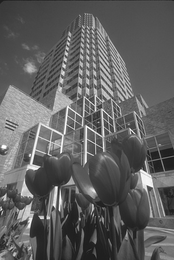
%> input picture cs558/cs558s18_hw1/red.pgm, 174 x 260 px, shrunk from 321 x 481 before the run
$ octave --eval "main;"   (GNU Octave 9; MATLAB toolbox functions it lacks are replaced by stand-ins)
%> lines starting %> are read from the running program, lines starting %| are printed output that depends on the picture
function main()
red = imread('red.pgm');
%> red is the input picture: size 260x174 uint8; min 23, max 255, mean 95.9
plane = imread('plane.pgm');
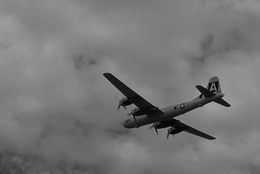
%> input picture cs558/cs558s18_hw1/plane.pgm, 260 x 174 px, shrunk from 481 x 321 before the run
%> plane is the input picture: size 174x260 uint8; min 0, max 173, mean 118.3
kangaroo = imread('kangaroo.pgm');
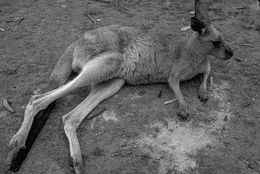
%> input picture cs558/cs558s18_hw1/kangaroo.pgm, 260 x 174 px, shrunk from 481 x 321 before the run
%> kangaroo is the input picture: size 174x260 uint8; min 0, max 252, mean 99.5
prompt = 'What is the sigma value? ';
sigma = input(prompt);
%> the answer given: 2
redGauss = filter('gaussian', red, 0 ,sigma);
planeGauss = filter('gaussian', plane, 0, sigma);
kangarooGauss = filter('gaussian', kangaroo, 0, sigma);
redSobel = filter('sobel', red, 250);
planeSobel = filter('sobel', plane, 115);
kangarooSobel = filter('sobel', kangaroo, 200);
redNMS = nonMaxSupp(red);
planeNMS = nonMaxSupp(plane);
kangarooNMS = nonMaxSupp(kangaroo);
%{
figure,imshow(redGauss); title('Gaussian filter on red image');
figure,imshow(planeGauss); title('Gaussian filter on plane image');
figure,imshow(kangarooGauss); title('Gaussian filter on kangaroo image');
figure,imshow(redSobel); title('Sobel Edge Detection on red image');
figure,imshow(planeSobel); title('Sobel Edge Detection on plane image');
figure,imshow(kangarooSobel); title('Sobel Edge Detection on kangaroo image');
figure,imshow(redNMS); title('Non-Maximum Suppression on red image');
figure,imshow(planeNMS); title('Non-Maximum Suppression on plane image');
figure,imshow(kangarooNMS); title('Non-Maximum Suppression on kangaroo image');
%}
end

function f=filter(type,pic,threshold, sigma)
%> called with type = 'gaussian', threshold = 0, sigma = 2
if strcmp(type, 'gaussian')
   doubP = double(pic);
   siz = 5;
   [x, y] = meshgrid(-siz:siz, -siz:siz);
   exponent = -(x.^2 + y.^2) / (2 * (sigma^2));
   gaus = exp(exponent)/(2*pi*(sigma^2));

   col = size(x,1)-1;
   row = size(y,1)-1;

   Output = zeros(size(doubP));
   doubP = padarray(doubP, [siz,siz]);
%> doubP: size 270x184 double
   for i=1:size(doubP, 1)-col
      for j=1:size(doubP, 2)-row
        temp = doubP(i:i+col, j:j+col).*gaus;
        Output(i,j) = sum(temp(:));
      end
    end

Output = uint8(Output);
%> Output: size 260x174 uint8
f = Output;

else %sobel filter
    sobP = double(pic);
    sobP = magnitude(sobP);
    P = max(sobP, threshold);
    P(P==round(threshold))=0;
    P = uint8(P);
    f = P;

    % builtin = edge(pic, 'sobel', 'nothinning');
    % figure, imshow(builtinK); %this is the builtin sobel filter
    % i used the above builtin to approximate the threshold values

end
end

function i = magnitude(image)
    I = double(image);
    for i=1:size(I,1)-2
    for j=1:size(I,2)-2
        dx=((2*I(i+2,j+1)+I(i+2,j)+I(i+2,j+2))-(2*I(i,j+1)+I(i,j)+I(i,j+2)));
        dy=((2*I(i+1,j+2)+I(i,j+2)+I(i+2,j+2))-(2*I(i+1,j)+I(i,j)+I(i+2,j)));
        grad(i,j)=sqrt(dx.^2+dy.^2);
    end
    end
%> after the loop in magnitude (call 3), `for i=1:size(I,1)-2`:
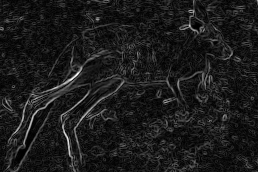
%> grad: size 172x258 double; min 0, max 717.3, mean 78; drawn with min black and max white
    i = grad;

end

function output = nonMaxSupp(image)
    I = double(image);
%   I would have liked to call magnitude but we needed dx and dy to compute
%   the angle
    for i=1:size(I,1)-2
    for j=1:size(I,2)-2
        dx=((2*I(i+2,j+1)+I(i+2,j)+I(i+2,j+2))-(2*I(i,j+1)+I(i,j)+I(i,j+2)));
        dy=((2*I(i+1,j+2)+I(i,j+2)+I(i+2,j+2))-(2*I(i+1,j)+I(i,j)+I(i+2,j)));
        gradi(i,j)=sqrt(dx.^2+dy.^2);
        ang(i,j) = atan2(dy,dx)*180/pi;
    end
    end
    [height, width] = size(I);
%> height = 260; width = 174
    output = zeros(height,width);
    for i=2:height-3 % row
        for j=2:width-3 % col
            if (ang(i,j)>=-22.5 && ang(i,j)<=22.5) || (ang(i,j)<-157.5 && ...
                ang(i,j)>=-180)
                if (gradi(i,j) >= gradi(i,j+1)) && (gradi(i,j) >= gradi(i,j-1))
                    output(i,j)= gradi(i,j);
                else
                    output(i,j)=0;
                end
            elseif (ang(i,j)>=22.5 && ang(i,j)<=67.5) || (ang(i,j)<-112.5 && ...
            ang(i,j)>=-157.5)
                if (gradi(i,j) >= gradi(i+1,j+1)) && (gradi(i,j) >= gradi(i-1, j-1))
                    output(i,j)= gradi(i,j);
                else
                    output(i,j)=0;
                end
            elseif (ang(i,j)>=67.5 && ang(i,j)<=112.5) || (ang(i,j)<-67.5 && ...
                ang(i,j)>=-112.5)
                if (gradi(i,j)>=gradi(i+1,j)) && (gradi(i,j)>=gradi(i-1,j))
                    output(i,j)=gradi(i,j);
                else
                    output(i,j)=0;
                end
            elseif (ang(i,j)>=112.5 && ang(i,j)<=157.5) || (ang(i,j)<-22.5 && ...
                ang(i,j)>=-67.5)
                if (gradi(i,j) >= gradi(i+1,j-1)) && (gradi(i,j) >= gradi(i-1,j+1))
                    output(i,j)= gradi(i,j);
                else
                    output(i,j)=0;
                end
            end
        end
    end
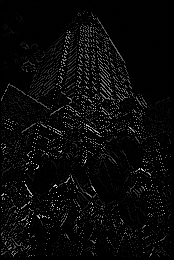
%> output: size 260x174 double; min 0, max 808.1, mean 28.9; drawn with min black and max white
end
%> after the loop in nonMaxSupp (call 2), `for i=1:size(I,1)-2`:
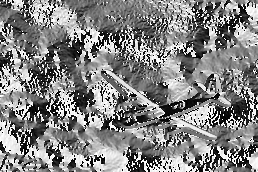
%> ang: size 172x258 double; min -179.6, max 180, mean 5.8; drawn with min black and max white
%> after the loop in nonMaxSupp (call 3), `for i=1:size(I,1)-2`:
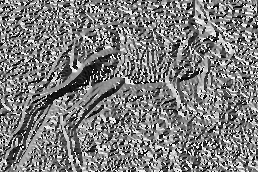
%> ang: size 172x258 double; min -179.7, max 180, mean -3.4; drawn with min black and max white
%> after the loop in nonMaxSupp (call 3), `for i=2:height-3`:
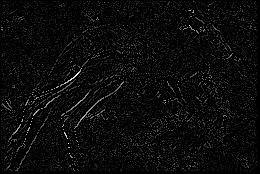
%> output: size 174x260 double; min 0, max 717.3, mean 27.1; drawn with min black and max white
